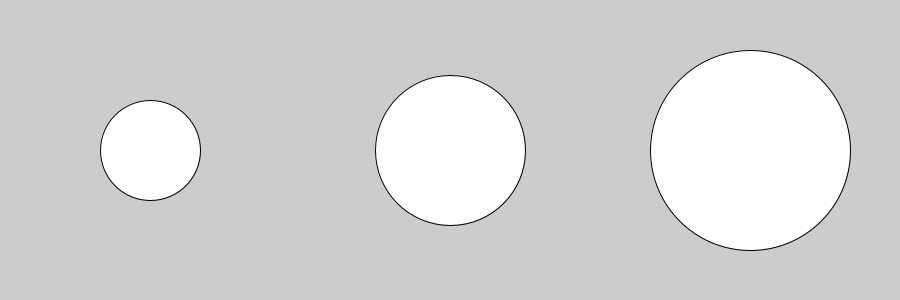
Frame 1 (no input)
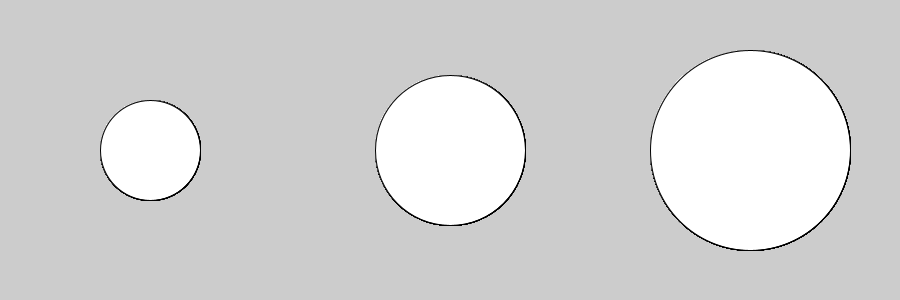
Frame 60 (the mouse pressed at the canvas centre just before this capture)
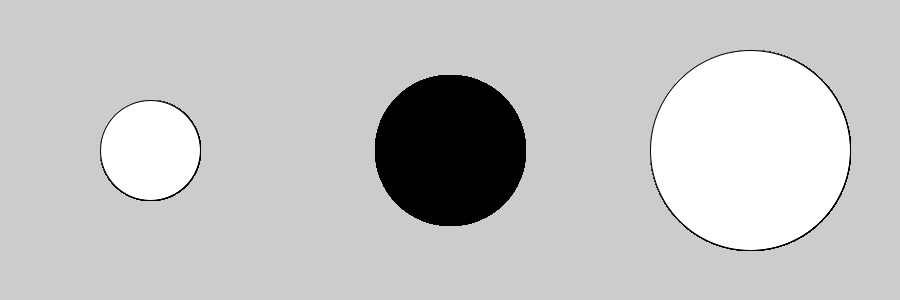
Frame 120 (the mouse held since frame 60 and released just before this capture)

The Processing sketch that drew these frames (run headless with seeded random() and noise(); from frame 60 on, the mouse is pressed at the canvas centre):

// Processing sketch: basic_ToggleButton
// ── basic_ToggleButton.pde
//basic_ToggleButton
//make a togle button
//2022/05/16
//1-4-45 Taiyu Honma

void setup()
{
  size(900,300);
}
boolean en1 = true;
boolean en2 = true;
boolean en3 = true;
void draw(){
  if(en1){
    fill(255);
  }else{
    fill(0);
  }
  ellipse(150,150,100,100);
  if(en2){
    fill(255);
  }else{
    fill(0);
  }
  ellipse(450,150,150,150);
  if(en3){
    fill(255);
  }else{
    fill(0);
  }
  ellipse(750,150,200,200);
}
void mousePressed(){
  if(dist(mouseX,mouseY,150,150) < 50){
    en1 = !en1;
  }
  if(dist(mouseX,mouseY,450,150) < 75){
    en2 = !en2;
  }
  if(dist(mouseX,mouseY,750,150) < 100){
    en3 = !en3;
  }
}
